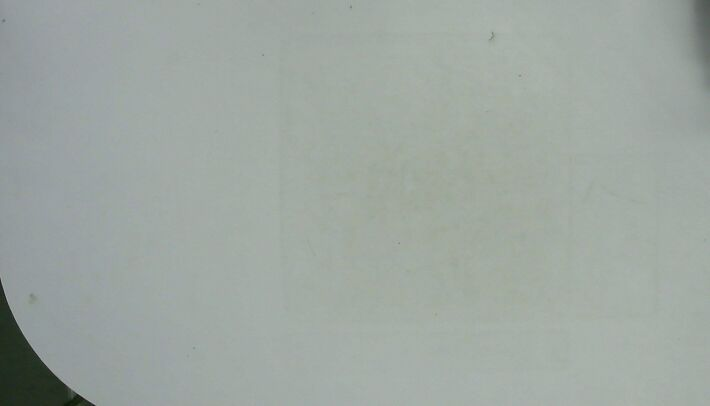
#> input picture tracking/images/1.jpg, 710 x 406 px
$ python tracking.py   (older library calls are emulated)
#> lines starting #> are read from the running program, lines starting #| are printed output that depends on the picture; after the words box and inside, x2 and y2 are one past the last pixel; in counts of white or black regions, pixels touching at a corner belong together; long printed decimals are rounded
import numpy as np
import cv2
# import imutils
from skimage.measure import compare_ssim
import time
import logging
logger = logging.getLogger("detect")

def compare_same(img_path1,img_path2, score_thresh_1=.95, score_thresh_2=.9):
    score, image1, image2, diff, thresh = _compare(img_path1,img_path2)
    if score > score_thresh_1:
        logger.info('SSIM: %.5f' %(score))
        return True
    if score < score_thresh_2:
        return False
    else:
        max_area = image1.shape[0] * image1.shape[1]
        cnts = cv2.findContours(thresh.copy(), cv2.RETR_EXTERNAL,
                                cv2.CHAIN_APPROX_SIMPLE)
        cnts = cnts[1]  # if imutils.is_cv2() else cnts[1]
        for c in cnts:
            (x, y, w, h) = cv2.boundingRect(c)

            if x == 0 or x == w: # 边缘不同忽略
                continue
            if y == 0 or y == h: # 边缘不同忽略
                continue
            area = w * h
            if area > max_area / 100:  # 面积较大视为变化
                return False

        logger.info('SSIM: %.5f, %d' %(score, len(cnts)))
        return True

def _compare(img_path1, img_path2, debug = False):
#> called with img_path1 = 'images/1.jpg', img_path2 = 'images/2.jpg', debug = True
    time0 = time.time()
    image1 = cv2.imread(img_path1)
#> image1 is the input picture: shape (406, 710, 3); mean B, G, R 161.1, 166.9, 158.1
    image2 = cv2.imread(img_path2)
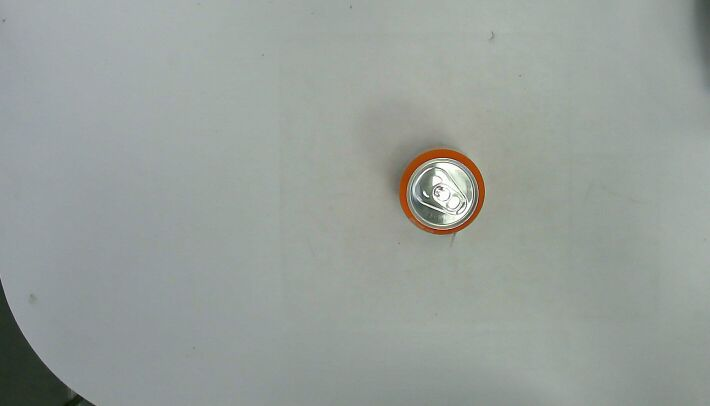
#> input picture tracking/images/2.jpg, 710 x 406 px
#> image2 is the input picture: shape (406, 710, 3); mean B, G, R 154.5, 159.3, 152.2
    image1 = cv2.pyrDown(image1)
#> image1: shape (203, 355, 3)
    image2 = cv2.pyrDown(image2)
#> image2: shape (203, 355, 3)

    if image1.shape[0] != image2.shape[0] or image1.shape[1] != image2.shape[1]:
        return .0, image1, image2, None, None

    # convert the images to grayscale
    gray1 = cv2.cvtColor(image1, cv2.COLOR_BGR2GRAY)
    gray2 = cv2.cvtColor(image2, cv2.COLOR_BGR2GRAY)

    time1 = time.time()
    (score, diff) = compare_ssim(gray1, gray2, full=True, gaussian_weights=True, sigma=5)
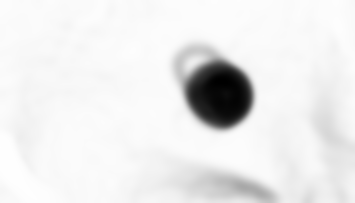
#> diff: shape (203, 355) float64; min -0.00168, max 0.999, mean 0.919; drawn with min black and max white
#> score = 0.906
    time2 = time.time()

    diff = (diff * 255).astype("uint8")

    # threshold the difference image, followed by finding contours to
    # obtain the regions of the two input images that differ
    thresh = cv2.threshold(diff, 0, 255,
        cv2.THRESH_BINARY_INV | cv2.THRESH_OTSU)[1]
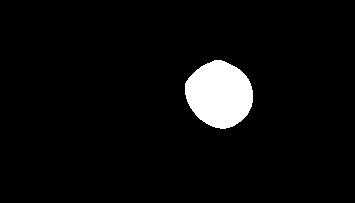
#> thresh: shape (203, 355); 4.9% white; 1 white region

    if debug:
        print('SSIM: %.5f, %.2f, %.2f' %(score,time1-time0,time2-time1))
#| SSIM: 0.9062, 0.11, 0.03
    return score, image1, image2, diff, thresh

if __name__ == "__main__":
    score,image1,image2,diff,thresh = _compare('images/1.jpg',
                                               'images/2.jpg',
                                               debug=True,
                                               )
#> score = 0.906
    # show the output images
    # loop over the contours
    cnts = cv2.findContours(thresh.copy(), cv2.RETR_EXTERNAL,
        cv2.CHAIN_APPROX_SIMPLE)
#> cnts = 1 contour; box (x1, y1, x2, y2) and area: (185, 60, 253, 129) 3419
    cnts = cnts[1] # if imutils.is_cv2() else cnts[1]
#> cnts = [[-1, -1, -1, -1]]
    for c in cnts:
        # compute the bounding box of the contour and then draw the
        # bounding box on both input images to represent where the two
        # images differ
#> (the run stopped early here; a loop or call above may not have finished)
